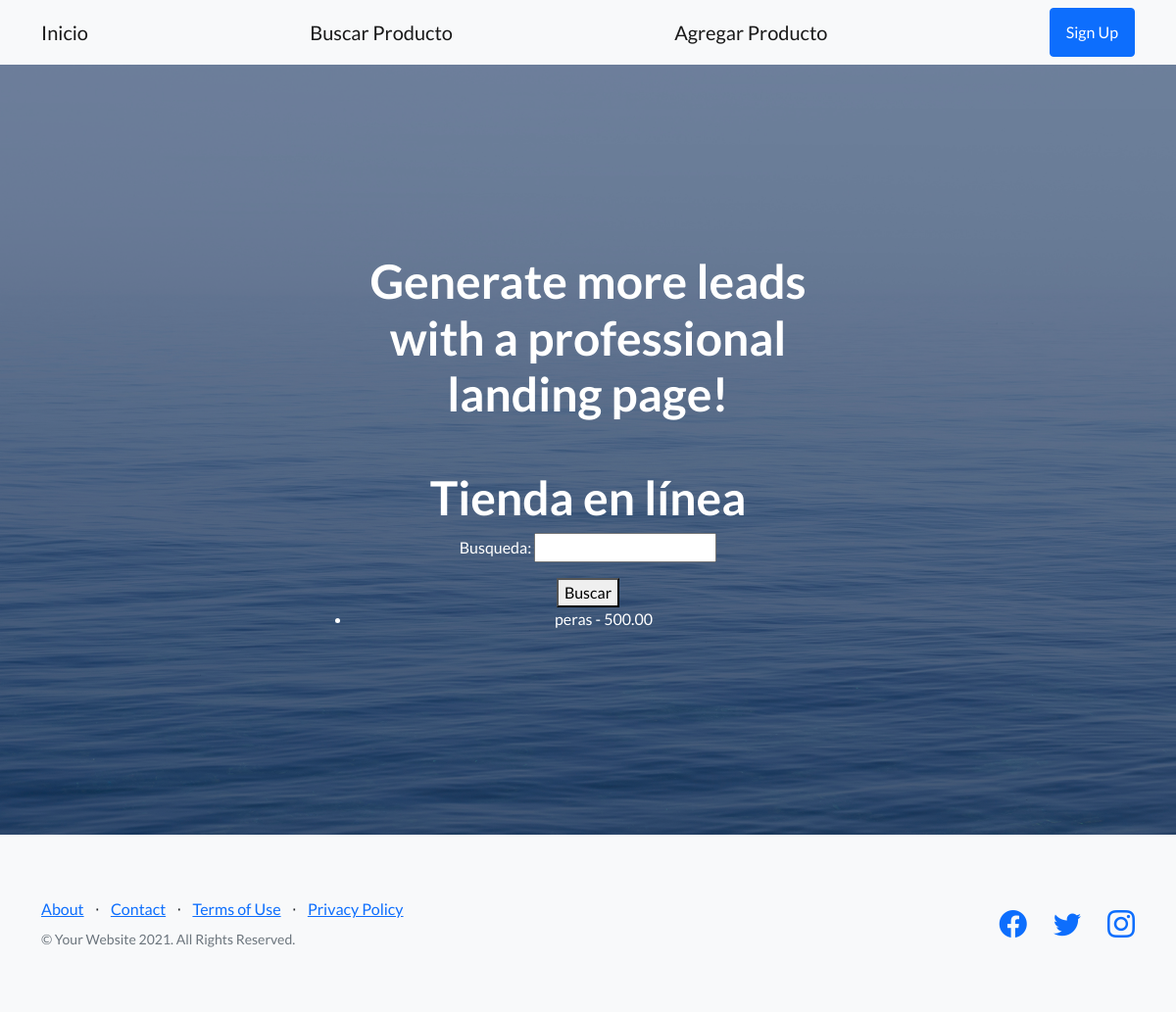
Before: / with the older database file.
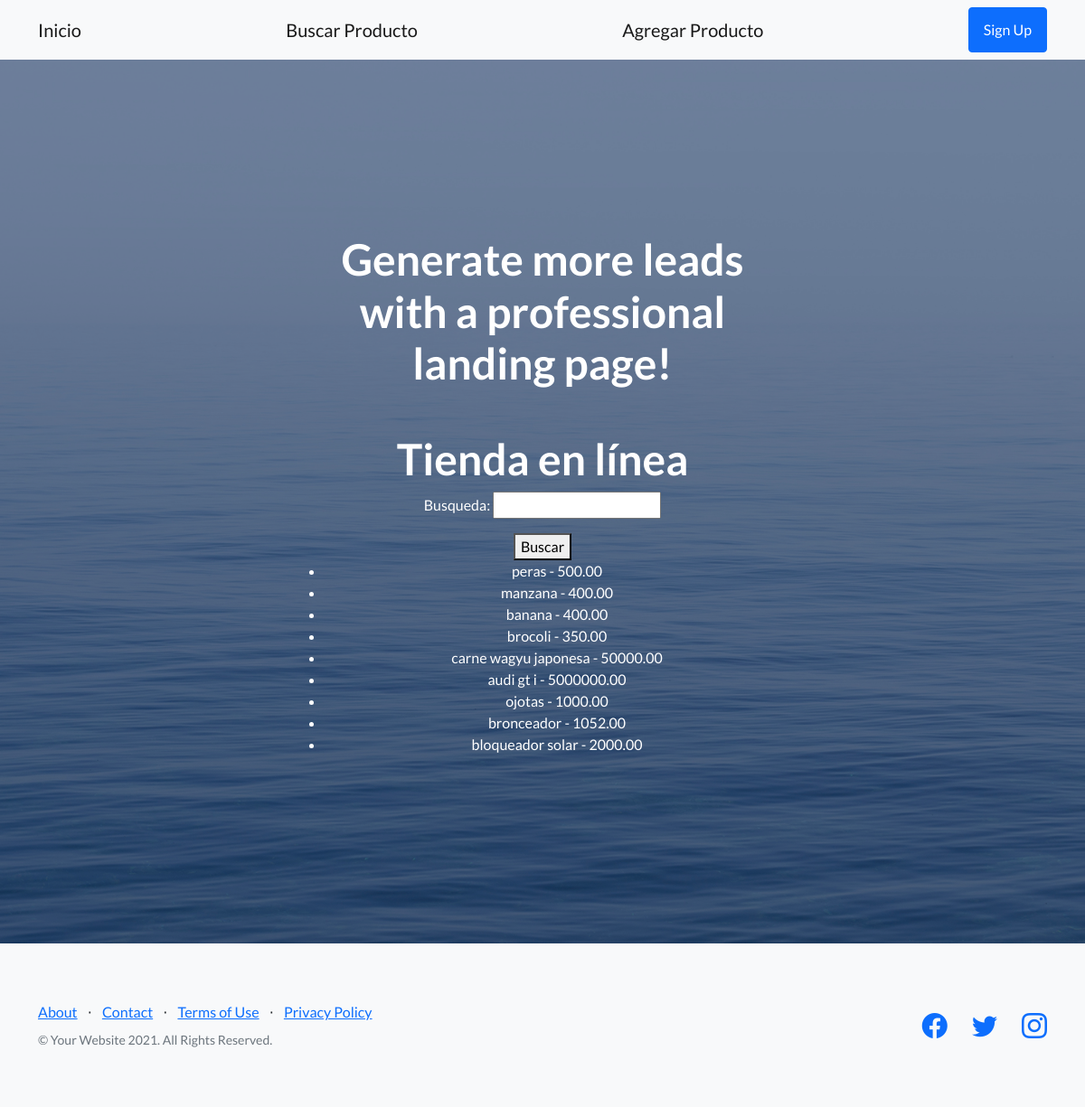
After: the same page with the newer database file.
### tienda/models.py (models this page shows, shortened)
class Producto(models.Model):
    nombre = models.CharField(max_length=100)
    descripcion = models.TextField()
    precio = models.DecimalField(max_digits=10, decimal_places=2)
    categoria = models.ForeignKey(Categoria, on_delete=models.CASCADE)

### tienda/views.py (the view)
# urls.py: path('', views.inicio, name='inicio'),
def inicio(request):
    productos = Producto.objects.all()
    form_busqueda = BusquedaForm()
    context = {'productos': productos, 'form_busqueda': form_busqueda}
    return render(request, 'inicio.html', context)

### tienda/forms.py
class BusquedaForm(forms.Form):
    busqueda = forms.CharField(max_length=100)

### tienda/templates/inicio.html (shortened to what this page needs)
{%extends "padre.html"%}
{% load static %}
{% block contenidoquecambia%}
<h1>Tienda en línea</h1>
<form method="post" action="{% url 'buscar' %}">
    {{ form_busqueda.as_p }}
    <button type="submit">Buscar</button>
</form>
<ul>
    {% for producto in productos %}
    <li>{{ producto.nombre }} - {{ producto.precio }}</li>
    {% endfor %}
</ul>
{%endblock%}

### tienda/templates/padre.html (shortened to what this page needs)
{% load static %}
<!DOCTYPE html>
<html lang="en">
    <head>
        <link href="https://cdn.jsdelivr.net/npm/bootstrap-icons@1.5.0/font/bootstrap-icons.css" rel="stylesheet" type="text/css" />
        <link href="{% static 'css/sign-up.css' %}" rel="stylesheet"/>
        <link href="{% static 'css/styles.css' %}" rel="stylesheet" />
    </head>
    <body>
        <nav class="navbar navbar-light bg-light static-top">
            <div class="container">
                <a class="navbar-brand" href="{% url 'inicio' %}">Inicio</a>
                <a class="navbar-brand" href="{% url 'buscar-producto' %}">Buscar Producto</a>
                <a class="navbar-brand" href="{% url 'agregar-producto' %}">Agregar Producto</a>
                <a class="btn btn-primary" href="/inicio-sesion">Sign Up</a>
            </div>
        </nav>
        <header class="masthead">
            <div class="container position-relative">
                <div class="row justify-content-center">
                    <div class="col-xl-6">
                        <div class="text-center text-white">
                            <h1 class="mb-5">Generate more leads with a professional landing page!</h1>
                            <form class="form-subscribe" id="contactForm" data-sb-form-api-token="API_TOKEN">
                                {% block contenidoquecambia%}
                                {% endblock %}
                            </form>
                        </div>
                    </div>
                </div>
            </div>
        </header>
        <footer class="footer bg-light">
            <div class="container">
                <div class="row">
                    <div class="col-lg-6 h-100 text-center text-lg-start my-auto">
                        <ul class="list-inline mb-2">
                            <li class="list-inline-item"><a href="#!">About</a></li>
                            <li class="list-inline-item">⋅</li>
                            <li class="list-inline-item"><a href="#!">Contact</a></li>
                            <li class="list-inline-item">⋅</li>
                            <li class="list-inline-item"><a href="#!">Terms of Use</a></li>
                            <li class="list-inline-item">⋅</li>
                            <li class="list-inline-item"><a href="#!">Privacy Policy</a></li>
                        </ul>
                        <p class="text-muted small mb-4 mb-lg-0">&copy; Your Website 2021. All Rights Reserved.</p>
                    </div>
                    <div class="col-lg-6 h-100 text-center text-lg-end my-auto">
                        <ul class="list-inline mb-0">
                            <li class="list-inline-item me-4">
                                <a href="#!"><i class="bi-facebook fs-3"></i></a>
                            </li>
                            <li class="list-inline-item me-4">
                                <a href="#!"><i class="bi-twitter fs-3"></i></a>
                            </li>
                            <li class="list-inline-item">
                                <a href="#!"><i class="bi-instagram fs-3"></i></a>
                            </li>
                        </ul>
                    </div>
                </div>
            </div>
        </footer>
    </body>
</html>

### tienda/static/css/sign-up.css (style rules this page uses)
body { background: #eee !important; }

Changed rows visible on the page:
added Producto: nombre "manzana", precio "400.00"
added Producto: nombre "banana", precio "400.00"
added Producto: nombre "brocoli", precio "350.00"
added Producto: nombre "carne wagyu japonesa", precio "50000.00"
added Producto: nombre "audi gt i", precio "5000000.00"
added Producto: nombre "ojotas", precio "1000.00"
added Producto: nombre "bronceador", precio "1052.00"
added Producto: nombre "bloqueador solar", precio "2000.00"
